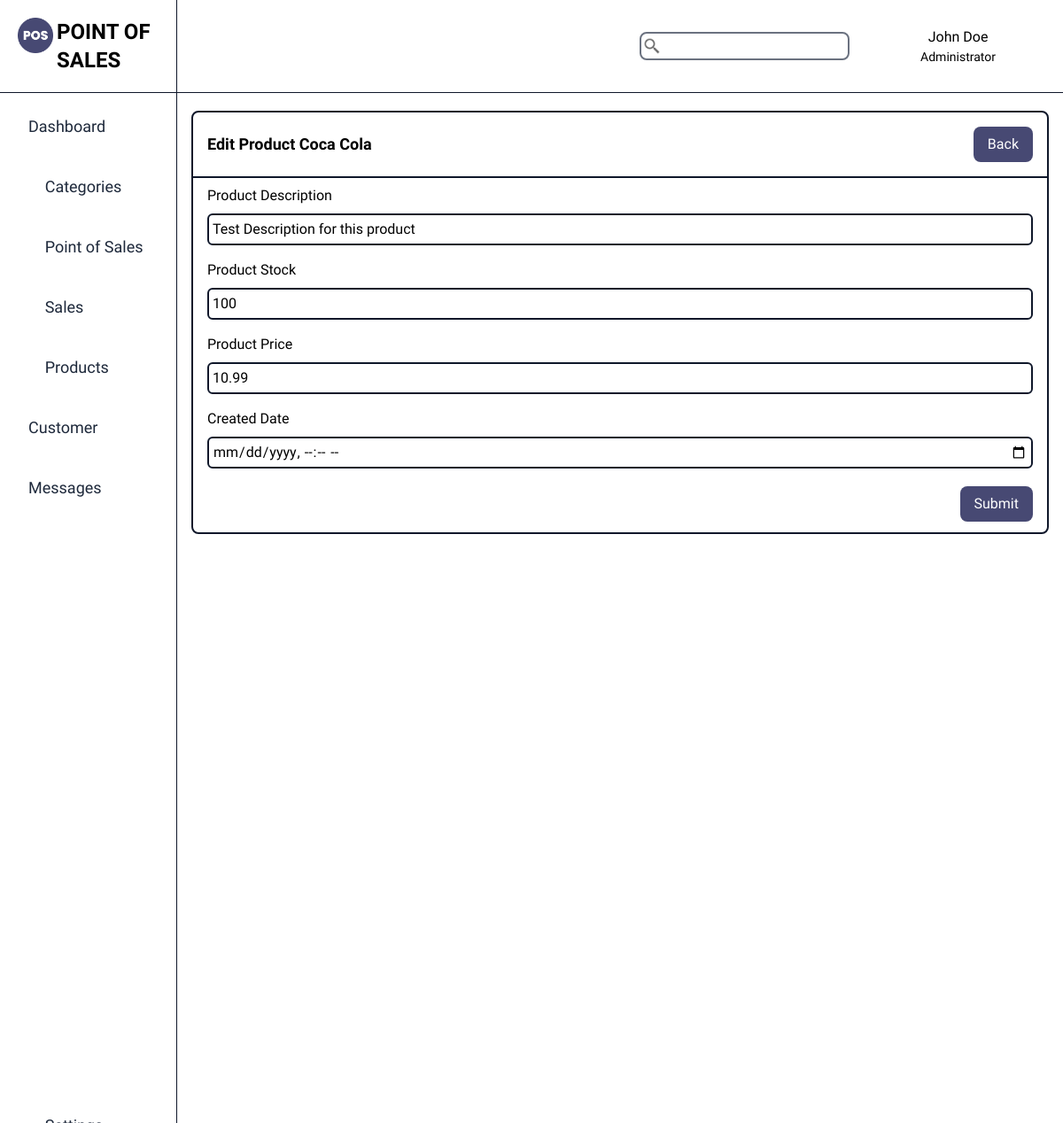
/store/my-store/products/edit/coca-cola/, run on the app's committed database.
### dashboard/models.py (models this page shows)
class Product(models.Model):
    product_name = models.CharField(max_length=100)
    product_slug = models.SlugField(max_length=100, unique=True, null=True, blank=True)
    product_description = models.TextField(max_length=1000, blank=True)
    product_stock = models.IntegerField(blank=True,null=True)
    product_price = models.DecimalField(max_digits=10, decimal_places=2, null=True, blank=True)
    product_image = models.ImageField(upload_to='product_images', blank=True)
    product_category = models.ForeignKey(Category, on_delete=models.CASCADE, null=True)
    product_store = models.ForeignKey(Store, on_delete=models.CASCADE)
    product_created = models.DateTimeField(blank=True,null=True)
    def __str__(self):
        return self.product_name

### dashboard/views.py (the view, shortened to what this page needs)
# urls.py: path("store/<slug:store_slug>/products/edit/<slug:product_slug>/", views.edit_product, name="edit_product"),
def edit_product(request, store_slug, product_slug):
    store = get_object_or_404(Store, store_slug=store_slug)
    product = get_object_or_404(Product, product_slug=product_slug)
    categories = Category.objects.filter(category_store=store)
    context = {
        'store': store,
        'product' : product,
        'categories': categories
    }
    return render(request, 'core/editproduct.html', context)

### dashboard/templates/core/editproduct.html (shortened to what this page needs)
{% extends 'core/pos_base.html' %}
{% block content %}
<div class="flex flex-col gap-5 items-center py-5 w-5/6 md:w-3/4 lg:w-5/6 overflow-auto scrollbar-hide">
    <div class="w-full flex flex-row gap-5 md:gap-2 lg:gap-5 px-4">
        <div class="w-full border-2 border-slate-900 rounded-lg">
            <div class="w-full flex justify-between border-b-2 border-slate-900 p-4 items-center">
                <h1 class=" text-lg font-semibold ">
                    Edit Product {{product}}
                </h1>
                <a href="{% url 'products' store_slug=store.store_slug %}"
                    class="bg-[#474973] text-white px-4 py-2 rounded-lg "> Back</a>
            </div>
            <form method="POST" enctype="multipart/form-data" class="text-md px-4 w-full">
                <div class="py-2">
                    <label for="">Product Description</label>
                    <input type="text" name="product-description" id="product-description"
                        class=" mt-2 p-1 rounded-md border-[2px] outline-none border-slate-900 w-full"
                        value="{{product.product_description}}">
                </div>
                <div class="py-2">
                    <label for="">Product Stock</label>
                    <input type="number" name="product-stock" id="product-stock"
                        class=" mt-2 p-1 rounded-md border-[2px] outline-none border-slate-900 w-full"
                        value="{{product.product_stock}}">
                </div>
                <div class="py-2">
                    <label for="">Product Price</label>
                    <input type="number" name="product-price" id="product-price" step=any
                        class=" mt-2 p-1 rounded-md border-[2px] outline-none border-slate-900 w-full"
                        value="{{product.product_price}}">
                </div>
                <div class="py-2">
                    <label for="">Created Date</label>
                    <input type="datetime-local" name="product-created" id="product-created"
                        class=" mt-2 p-1 rounded-md border-[2px] outline-none border-slate-900 w-full"
                        value="{{product.product_created}}">
                </div>
                <input type="submit" value="Submit"
                    class="bg-[#474973] text-white px-4 py-2 my-3 rounded-lg float-right">
            </form>
        </div>
    </div>
</div>
{% endblock %}

### dashboard/templates/core/editproduct.html (style rules this page uses)
.scrollbar-hide { -ms-overflow-style: none; scrollbar-width: none; }

### data on the page
Product: product_name "Coca Cola", product-description "Test Description for this product", product-stock "100", product-price "10.99"
